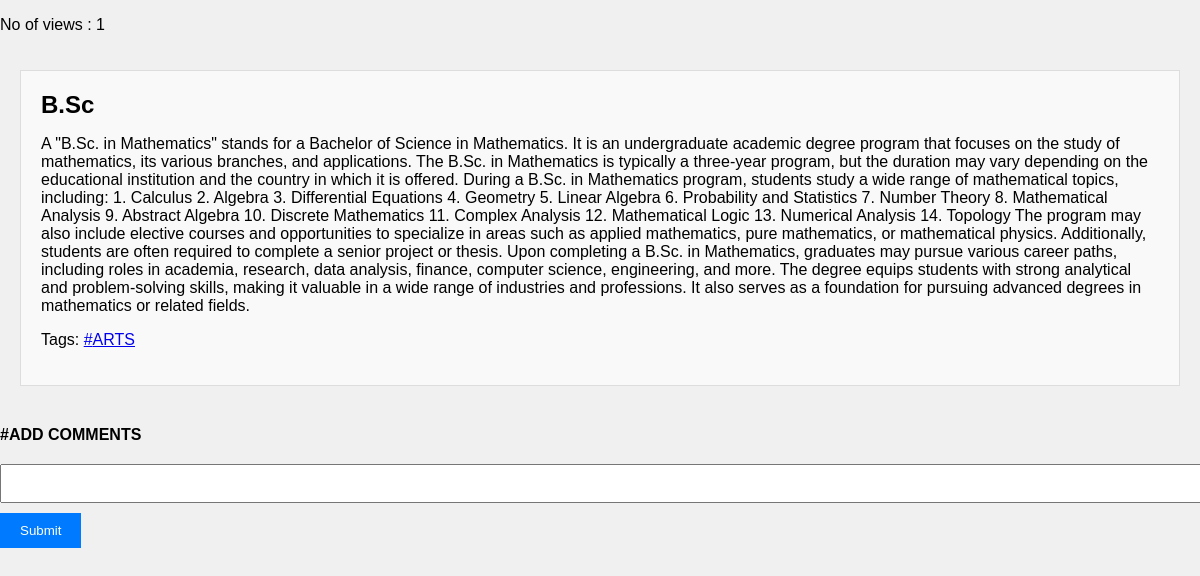
The page /blog/2 (signed in) on the database its author committed.
### apps/models.py (models this page shows, shortened)
class Blogs(models.Model):
    blog_title= models.CharField(max_length=100)
    blog_description = models.TextField()
    host=models.ForeignKey(User,on_delete=models.CASCADE,null=True,blank=True)
    tags = models.ManyToManyField(Tag, blank=True)
    STATUS_CHOICES = [
        ('Pending', 'Pending'),
        ('Approved', 'Approved'),
        ('Rejected', 'Rejected'),
    ]
    status = models.CharField(max_length=10, choices=STATUS_CHOICES, default='Approved')
    created = models.DateTimeField(auto_now_add=True)
    last_updated = models.DateTimeField(auto_now=True)
    class Meta:
        ordering = ['-last_updated','-created']

class Tag(models.Model):
    blog_tags = models.CharField(max_length=50)

### apps/views.py (the view)
# urls.py: path('blog/<int:pk>',views.blogs,name='blog'),
@login_required(login_url='Signin')
def blogs(request, pk):
    blog = Blogs.objects.get(id=pk)
    comments = Comments.objects.filter(blog=blog)
    view_count_key = f'blog_view_count_{pk}'
    view_count = cache.get(view_count_key, 0)
    if not request.session.get(f'visited_blog_{pk}', False):
        view_count += 1
        request.session[f'visited_blog_{pk}'] = True
        cache.set(view_count_key, view_count)
    if request.method == 'POST':
        ccc = request.POST['ccc']
        comment = Comments(blog=blog, text=ccc, host=request.user)
        comment.save()
    blog_url = request.build_absolute_uri(reverse('blog', args=[pk]))
    context = {'blogs': blog, 'comments': comments, 'blog_url': blog_url,'view_count':view_count}
    return render(request, 'apps/BlogPage.html', context)

### apps/templates/apps/BlogPage.html (shortened to what this page needs)
{% extends 'main.html' %}
{% block content %}
<p>No of views : {{view_count}}</p>
<div class="blog-content">
    <div class="blog-card">
        <h2 class="blog-title">{{blogs.blog_title}}</h2>
        <p class="blog-description">
            {{ blogs.blog_description }}
        </p>
        <p>
            Tags:
            {% for tag in blogs.tags.all %}
                <a href="{% url 'home' %}?q={{ tag.blog_tags }}">#{{ tag.blog_tags }}</a>
            {% endfor %}
        </p>
    </div>
</div>
<div>
        <b>#ADD COMMENTS</b>
</div>
<div class="comments-box">
    <div>
        <form action="" method="post">
        <input type="text" name="ccc" id="">
        <input type="submit" value="Submit">
        </form>
    </div>
</div>
{% endblock content %}

### apps/templates/apps/BlogPage.html (style rules this page uses)
body { font-family: Arial, sans-serif; background-color: #f0f0f0; margin: 0; padding: 0; }
.blog-content { display: flex; flex-direction: row; justify-content: flex-start; padding: 20px; }
.blog-card { background: #f9f9f9; padding: 20px; margin: 0 0 20px; border: 1px solid #ddd; }
.blog-title { font-size: 24px; margin: 0; }
.blog-description { font-size: 16px; }
.comments-box { margin-top: 20px; }
form { margin-top: 20px; }
form input[type="text"] { width: 100%; padding: 10px; margin-bottom: 10px; }
form input[type="submit"] { background-color: #007bff; color: #fff; padding: 10px 20px; border: none; cursor: pointer; }

### rows shown on the page
Blogs: blog_title "B.Sc", blog_description "A \"B.Sc. in Mathematics\" stands for a Bachelor of Science in Mathematics. It is an undergraduate academic degree program that focuses on the study of mathematics, its various branches, and applications. The B.Sc. in Mathematics is typically a three-year program, but the duration may vary depending on the educational institution and the country in which it is offered. During a B.Sc. in Mathematics program, students study a wide range of mathematical topics, including: 1. Calculus 2. Algebra 3. Differential Equations 4. Geometry 5. Linear Algebra 6. Probability and Statistics 7. Number Theory 8. Mathematical Analysis 9. Abstract Algebra 10. Discrete Mathematics 11. Complex Analysis 12.…"
Tag: blog_tags "ARTS"

### other values the page prints
{{ view_count }} "1"
